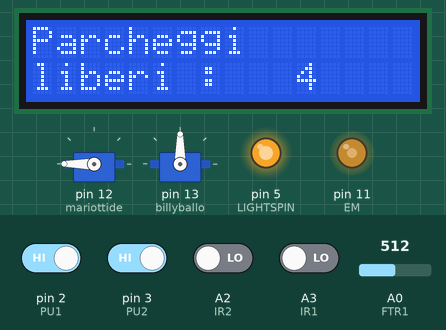
This program was run on a simulated Arduino Uno, built with avr-gcc and run on an emulated ATmega328P. Shown: 2 × servo, 16×2 character LCD, output pins drawn as LEDs (lit = HIGH). The test bench sets the inputs (shaded band); at power-on: pin 2 (PU1), pin 3 (PU2) HIGH, A2 (IR2), A3 (IR1) LOW, A0 (FTR1) = 512.

Above: at 1.2 s.
1.3 s: pin 2 (PU1) driven LOW
At 3.66 s:
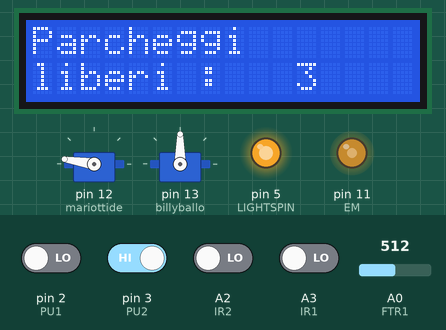
3.8 s: A0 (FTR1) set to 357
6.7 s: A0 (FTR1) set to 339
At 9.67 s:
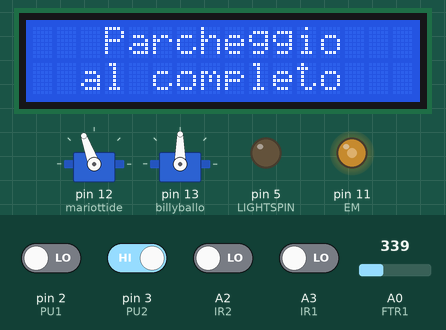
9.7 s: pin 3 (PU2) driven LOW
At 12.13 s:
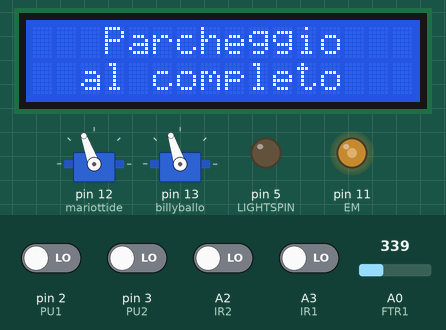
12.3 s: A0 (FTR1) set to 360
At 14.41 s:
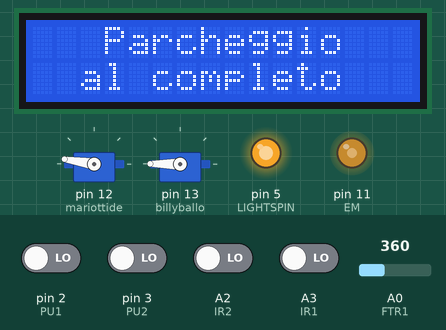
14.9 s: pin 2 (PU1) driven HIGH and A2 (IR2) driven HIGH
Timing chart, 0 to 20.6 s (numbered marks = the images above; inputs shaded):
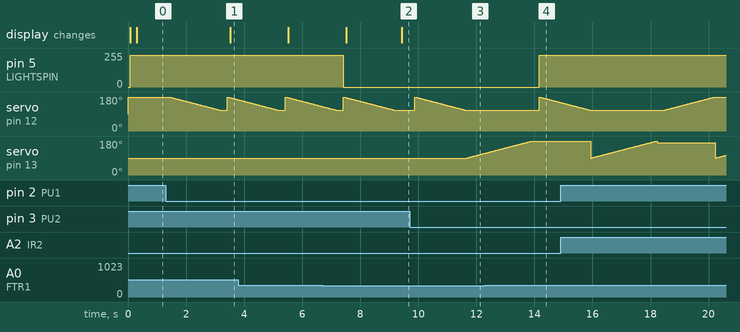

The program:

main.cpp
```cpp
#define MAIN

#include <Arduino.h>
#include "vars.h"
#include "lights.h"
#include "parkingbar.h"
#include "display.h"
#include "routine.h"


void setup() {
  //Imposto le variabili globali a zero (o al valore iniziale che desidero);
  FR1 = 0;                        //variabile dei fotoresistori
  VP1 = 0;                        //variabile stato pulsante
  VP2 = 0;
  VIR1 = 0;                       //variabile sensori infrarossi
  VIR2 = 0;
  i = 180;                        //variabile per i cicli for
  posti = 4;                      //posti del parcheggio
  initServo();                    //Inizializzo i servo
  displayInit();                  //Inizializzo Display LCD
  pinMode(FTR1, INPUT);           //Fotoresistori
  pinMode(PU1, INPUT);            //Pulsanti entrata
  pinMode(PU2, INPUT);
  pinMode(IR1, INPUT);            //Ricevitori infrarossi
  pinMode(IR2, INPUT);
  pinMode(EM, OUTPUT);            //Emettitori infrarossi
  Serial.begin(9600);             //Inizializzo la seriale USB per debug
  //Agisco sui registri dell'ATMEGA per emetterre 36kHz sul pin 11
  TCCR2A = _BV(WGM21) | _BV(COM2A0);
  TCCR2B = _BV(CS20);
  OCR2A = 221;
}

void loop() {
  routine();                      //Eseguo il loop di istruzioni del parcheggio
}
```

classesD.h
```cpp
LiquidCrystal_I2C lcd(0x27,16,2);  //imposto l'LCD all'indirizzo I2c 0x27, 16 colonne e 2 righe
```

classesS.h
```cpp
Servo mariottide;
Servo billyballo;
```

display.cpp
```cpp
#include "vars.h"
#include "classesD.h"

void displayInit() {                                    //inizializzo il display I2C
  lcd.init();                                           //fa partire la comunicazione
  lcd.backlight();                                      //accende la backlight dell'LCD
}

void displayTEST() {                                    //funzione di test per il display
  for(i=1; i<=15; i++) {
    lcd.clear();
    lcd.setCursor(0,0);
    lcd.print("Parcheggi");

    lcd.setCursor(0,1);
    lcd.print("occupati :");

    lcd.setCursor(11,1);
    lcd.print(i);
    delay(300);
  }
  if(i>15){
    delay(300);
    i=0;
  }

}

void displayP() {                                       //routine di refresh del display
if(posti > 0) {
  delay(200);                                           //delay di refresh
  lcd.clear();                                          //pulisco il buffer dello schermo
  lcd.setCursor(0,0);                                   //imposto il cursore a prima riga prima colonna
  lcd.print("Parcheggi");
  lcd.setCursor(0,1);                                   //imposto il cursore a seconda riga prima colonna
  lcd.print("liberi :");
  lcd.setCursor(11,1);                                  //imposto il cursore a seconda riga undicesima colonna
  lcd.print(posti);                                     //mostro i posti disponibili
}
if(posti == 0) {
  delay(200);
  lcd.clear();
  lcd.setCursor(3, 0);
  lcd.print("Parcheggio");
  lcd.setCursor(2, 1);
  lcd.print("al completo");
}
}

void refresh(){
  lcd.clear();                                          //pulisco il buffer dello schermo
}
```

display.h
```cpp
void displayP();
void displayInit();
void displayTEST();
void refresh();
```

lights.cpp
```cpp
#include "vars.h"

void isSunnyToday() {                         //controllo se è buio
  FR1 = analogRead(FTR1);                     //leggo i fotoresistori
  if(FR1 > 350) analogWrite(LIGHTSPIN, 750);  //se supero il valore di riferimento do potenza ai lampioni
  else analogWrite(LIGHTSPIN, 0);             //altrimenti lampioni spenti
}
```

lights.h
```cpp
void isSunnyToday();
```

parkingbar.cpp
```cpp
#include "vars.h"
#include "classesS.h"
#include "display.h"

void initServo() {                                      //inizializzo pin servo
  mariottide.attach(12);                                //servo d'entrata sul pin 12
  billyballo.attach(13);                                //servo d'uscita sul pin 13
  delay(15);
  mariottide.write(180);                                //posizioni di partenza
  billyballo.write(90);
}

void checkButton() {                                    //controllo del bottone d'entrata
  VP1 = digitalRead(PU1);
  VP2 = digitalRead(PU2);
}

void checkIR() {                                        //controllo i sensori infrarossi
  VIR1 = digitalRead(IR1);
  VIR2 = digitalRead(IR2);
}

void updatePosti() {                                    //aggiorno e regolo i posti
  checkButton();
  if(VP1 == 0) posti--;
  if(VP2 == 0) posti++;
  if(posti < 0) posti == 0;
  if(posti > 4) posti == 4;
}

void UP1() {                                            //funzione di salita servo d'entrata
  for(int u = 180; u>=110; u--) {
    mariottide.write(u);
    delay(25);
  }
  AAAAA = true;                                         //aggiorno flag d'entrata
}

void UP2() {                                            //funzione di salita servo d'uscita
  for(int i=90; i<=180; i++) {
     billyballo.write(i);
     delay(25);
 }
 BBBBB = true;                                          //aggiorno flag d'uscita
}

void DOWN1() {                                          //funzione discesa servo d'entrata
  for(int d = 110; d<=180; d++) {
    mariottide.write(d);
    delay(25);
  }
  AAAAA = false;                                        //aggiorno flag d'entrata
}

void DOWN2() {                                          //funzione discesa servo d'uscita
  for(int i=180; i>=90; i--) {
   billyballo.write(i);
   delay(25);
 }
  BBBBB = false;                                        //aggiorno flag d'uscita
}


void parkingBar1() {                                    //gestisco la sbarra di entrata
  checkButton();                                        //controllo pulsante
  checkIR();                                            //controllo infrarossi
  if((VP1 == 0) || (VP1 == 0) && (VIR1 == 0)) UP1();    //alzo la sbarra per far entrare la macchina
  if(VIR1) mariottide.write(110);                        //tengo alta la sbarra se la macchina è in transito
  if((VIR1 == 0) && (VP1 == 1)) {                       //se la macchina è passata
    if(AAAAA) DOWN1();                                  //controllo flag d'entrata, impostata da salita
    else mariottide.write(180);                         //altrimenti posizione fissa
  }
}

void parkingBar2() {                                    //gestisco la sbarra di uscita
  checkButton();                                        //controllo pulsante
  checkIR();                                            //controllo infrarossi
  if((VP2 == 0) || (VP2 == 0) && (VIR2 == 0)) UP2();    //alzo la sbarra per far uscire la macchina
  if(VIR2) billyballo.write(170);                       //tengo alta la sbarra se la macchina è in transito
  if((VIR2 == 0) && (VP2 == 1)) {                       //se la macchina è passata
    if(BBBBB) DOWN2();                                  //controllo flag d'uscita, impostata da salita
    else billyballo.write(90);                           //altrimenti posizone fissa
  }
}

void testIR() {                                         //funzione di test IR
  int TIR1;
  int TIR2;
  TIR1 = digitalRead(IR1);                              //leggo e visualizzo in seriale
  TIR2 = digitalRead(IR2);
  Serial.print("IR1 = ");
  Serial.print(TIR1);
  Serial.print("  IR2 = ");
  Serial.println(TIR2);
}


void simCars() {                                        //funzione di simulazione delle macchine
  posti--;
  return;
}

void checkPosti() {                                     //controlo e limito la variabile dei posti
  if(posti <= 0) entrata == false;
  else entrata== true;
}

void testSbarra() {
  for(int i=0; i<=90; i++) {      //salita
     billyballo.write(i);
     delay(15);
 }
 delay(1500);
  for(int i=90; i>=0; i--) {      //discesa
   billyballo.write(i);
   delay(15);
 }
 for(int i=180; i>=100; i--) {     //salita
  mariottide.write(i);
  delay(15);
}
 for(int i=100; i<=180; i++) {      //discesa
    mariottide.write(i);
    delay(15);
}
}
```

parkingbar.h
```cpp
void checkButton();
void parkingBar1();
void parkingBar2();
void checkIR();
void initServo();
void testIR();
void simCars();
void checkPosti();
void updatePosti();
void testSbarra();
void UP1();
void DOWN1();
void UP2();
void DOWN2();
```

routine.cpp
```cpp
#include "lights.h"
#include "parkingbar.h"
#include "display.h"
#include "vars.h"


void routine() {
  int p;                                      //funzione locale per limitare le sbarre
  isSunnyToday();                             //controllo se c'è luce, accendo lampioni
  updatePosti();                              //leggo pulsanti, aggiorno variabile posti
  p = posti + 1;                              //tengo la variabile locale avanti di uno rispetto ai posti
  if(posti < 0) posti = 0;                    //limito i posti
  if(posti > 4) posti = 4;                    //limito i posti
  if(p > 0) parkingBar1();                    //se i posti vanno a zero alzo la sbarra, poi non la alzo più fino a incremento
  parkingBar2();                              //routine sbarra d'uscita
  displayP();                                 //refresh dello schermo
}
```

routine.h
```cpp
void routine();
```

vars.h
```cpp
#include <Arduino.h>
#include <Servo.h>
#include <Wire.h>
#include <LiquidCrystal_I2C.h>
//Sistema di define per gestire le variabili globali
#ifndef MAIN
#define extr extern
#else
#define extr
#endif


//Luci
#define FTR1 A0
#define LIGHTSPIN 5

//Pulsanti
#define PU1 2
#define PU2 3

//LED Sbarra
#define LY1 6
#define LY2 7

//IR
#define IR1 A3
#define IR2 A2
#define EM 11

//Variabili globali fotoresistori
extr int FR1;
extr bool sunny;

//Variabili globali parking bar
extr int VP1;
extr int VP2;
extr bool entry1;
extr bool entry2;
extr bool exit1;
extr bool exit2;
extr bool AAAAA;
extr bool BBBBB;
extr bool entrata;

//Variabili globali valore infrarossi
extr int VIR1;
extr int VIR2;

//Variabili posti
extr int posti;

//Variabile ciclo for
extr int i;
```

Measured:
- the behaviour switches between 351 and 350 on A0 (FTR1) (found by bisection; images 1 and 2)
- after the input at 1.3 s, the display: changes after 2.2 s (image 1)
- after the input at 6.7 s, pin 5 (LIGHTSPIN): 238/255 → 0/255 after 0.72 s
- after the input at 9.7 s, servo on pin 13 (billyballo): moves from 90° to 115° over 0.60 s, starting after 2.0 s
- after the input at 12.3 s, pin 5 (LIGHTSPIN): 0/255 → 238/255 after 1.9 s
